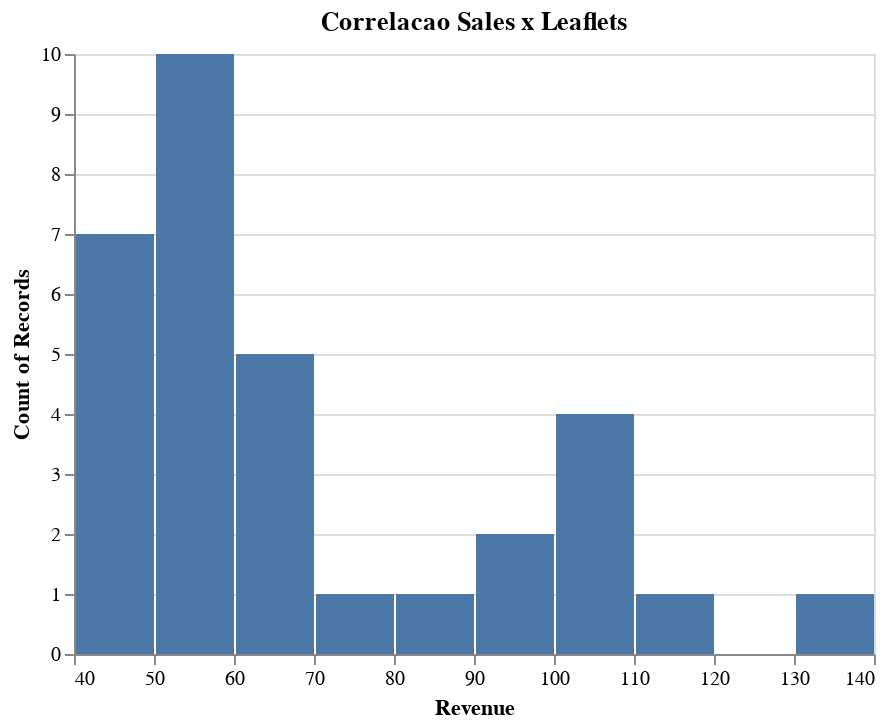

Source (notebook cell):
### Markdown cell above
# Exercício 12

Crie um histograma com 10 bins que mostre o lucro (revenue)

### Code cell
alt.Chart(lemonades).mark_bar().encode(
    x= alt.X('Revenue', axis=alt.Axis(title='Revenue'), bin=alt.Bin(maxbins=10)),
    y= 'count()'
).properties(
    title="Correlacao Sales x Leaflets"
)

### Figure 1 — Vega-Lite specification as saved in the notebook (floating-point values rounded to 4 significant figures)
{"$schema": "https://vega.github.io/schema/vega-lite/v3.4.0.json", "config": {"mark": {"tooltip": null}, "view": {"height": 300, "width": 400}}, "data": {"name": "data-1018b1d6454087c902632cdb24a24990"}, "datasets": {"data-1018b1d6454087c902632cdb24a24990": [{"Date": "7/25/2016", "Leaflets": 135, "Lemon": 156, "Location": "Park", "Orange": 113, "Price": 0.575, "Rank": 31.5, "Revenue": 134.5, "Sales": 269, "Temperature": 84}, {"Date": "07/12/2016", "Leaflets": 99, "Lemon": 130, "Location": "Beach", "Orange": 95, "Price": 0.3025, "Rank": 31.5, "Revenue": 56.25, "Sales": 225, "Temperature": 84}, {"Date": "7/26/2016", "Leaflets": 158, "Lemon": 176, "Location": "Park", "Orange": 129, "Price": 0.4025, "Rank": 29.5, "Revenue": 106.8, "Sales": 305, "Temperature": 83}, {"Date": "07/11/2016", "Leaflets": 135, "Lemon": 162, "Location": "Beach", "Orange": 120, "Price": 0.3025, "Rank": 29.5, "Revenue": 70.5, "Sales": 282, "Temperature": 83}, {"Date": null, "Leaflets": 113, "Lemon": 123, "Location": "Beach", "Orange": 86, "Price": 0.3025, "Rank": 24.5, "Revenue": 52.25, "Sales": 209, "Temperature": 82}, {"Date": "7/24/2016", "Leaflets": 117, "Lemon": 121, "Location": "Park", "Orange": 82, "Price": 0.575, "Rank": 24.5, "Revenue": 101.5, "Sales": 203, "Temperature": 82}, {"Date": "7/28/2016", "Leaflets": 90, "Lemon": 96, "Location": "Park", "Orange": 63, "Price": 0.4025, "Rank": 24.5, "Revenue": 55.65, "Sales": 159, "Temperature": 82}, {"Date": "07/10/2016", "Leaflets": 131, "Lemon": 140, "Location": "Beach", "Orange": 98, "Price": 0.3025, "Rank": 24.5, "Revenue": 59.5, "Sales": 238, "Temperature": 82}, {"Date": "7/31/2016", "Leaflets": 68, "Lemon": 76, "Location": "Beach", "Orange": 47, "Price": 0.4235, "Rank": 24.5, "Revenue": 43.05, "Sales": 123, "Temperature": 82}, {"Date": "07/06/2016", "Leaflets": 90, "Lemon": 103, "Location": "Beach", "Orange": 69, "Price": 0.3025, "Rank": 24.5, "Revenue": 43, "Sales": 172, "Temperature": 82}, {"Date": "07/06/2016", "Leaflets": 90, "Lemon": 103, "Location": "Beach", "Orange": 69, "Price": 0.3025, "Rank": 24.5, "Revenue": 43, "Sales": 172, "Temperature": 82}, {"Date": "7/30/2016", "Leaflets": 81, "Lemon": 88, "Location": "Beach", "Orange": 57, "Price": 0.4235, "Rank": 24.5, "Revenue": 50.75, "Sales": 145, "Temperature": 82}, {"Date": "7/18/2016", "Leaflets": 122, "Lemon": 131, "Location": "Park", "Orange": 92, "Price": 0.575, "Rank": 18.5, "Revenue": 111.5, "Sales": 223, "Temperature": 81}, {"Date": "07/07/2016", "Leaflets": 135, "Lemon": 143, "Location": "Beach", "Orange": 101, "Price": 0.3025, "Rank": 18.5, "Revenue": 61, "Sales": 244, "Temperature": 81}, {"Date": "7/23/2016", "Leaflets": 117, "Lemon": 120, "Location": "Park", "Orange": 82, "Price": 0.575, "Rank": 18.5, "Revenue": 101, "Sales": 202, "Temperature": 81}, {"Date": "7/29/2016", "Leaflets": 95, "Lemon": 100, "Location": "Park", "Orange": 66, "Price": 0.4025, "Rank": 18.5, "Revenue": 58.1, "Sales": 166, "Temperature": 81}, {"Date": "7/22/2016", "Leaflets": 108, "Lemon": 112, "Location": "Park", "Orange": 75, "Price": 0.575, "Rank": 15, "Revenue": 93.5, "Sales": 187, "Temperature": 80}, {"Date": "07/09/2016", "Leaflets": 126, "Lemon": 134, "Location": "Beach", "Orange": 95, "Price": 0.3025, "Rank": 15, "Revenue": 57.25, "Sales": 229, "Temperature": 80}, {"Date": "7/27/2016", "Leaflets": 99, "Lemon": 104, "Location": "Park", "Orange": 68, "Price": 0.4025, "Rank": 15, "Revenue": 60.2, "Sales": 172, "Temperature": 80}, {"Date": "7/19/2016", "Leaflets": 113, "Lemon": 122, "Location": "Park", "Orange": 85, "Price": 0.575, "Rank": 12, "Revenue": 103.5, "Sales": 207, "Temperature": 78}, {"Date": "07/05/2016", "Leaflets": 135, "Lemon": 159, "Location": "Beach", "Orange": 118, "Price": 0.3025, "Rank": 12, "Revenue": 69.25, "Sales": 277, "Temperature": 78}, {"Date": "7/14/2016", "Leaflets": 113, "Lemon": 122, "Location": "Beach", "Orange": 85, "Price": 0.3025, "Rank": 12, "Revenue": 51.75, "Sales": 207, "Temperature": 78}, {"Date": "7/17/2016", "Leaflets": 126, "Lemon": 115, "Location": "Beach", "Orange": 76, "Price": 0.605, "Rank": 9, "Revenue": 95.5, "Sales": 191, "Temperature": 77}, {"Date": "7/21/2016", "Leaflets": 90, "Lemon": 83, "Location": "Park", "Orange": 50, "Price": 0.575, "Rank": 9, "Revenue": 66.5, "Sales": 133, "Temperature": 77}, {"Date": "7/13/2016", "Leaflets": 99, "Lemon": 109, "Location": "Beach", "Orange": 75, "Price": 0.3025, "Rank": 9, "Revenue": 46, "Sales": 184, "Temperature": 77}, {"Date": "07/04/2016", "Leaflets": 98, "Lemon": 134, "Location": "Beach", "Orange": 99, "Price": 0.3025, "Rank": 7, "Revenue": 58.25, "Sales": 233, "Temperature": 76}, {"Date": "7/15/2016", "Leaflets": 108, "Lemon": 98, "Location": "Beach", "Orange": 62, "Price": 0.605, "Rank": 6, "Revenue": 80, "Sales": 160, "Temperature": 75}, {"Date": "7/16/2016", "Leaflets": 90, "Lemon": 81, "Location": "Beach", "Orange": 50, "Price": 0.605, "Rank": 5, "Revenue": 65.5, "Sales": 131, "Temperature": 74}, {"Date": "07/02/2016", "Leaflets": 90, "Lemon": 98, "Location": "Park", "Orange": 67, "Price": 0.2875, "Rank": 4, "Revenue": 41.25, "Sales": 165, "Temperature": 72}, {"Date": "07/03/2016", "Leaflets": 104, "Lemon": 110, "Location": "Park", "Orange": 77, "Price": 0.2875, "Rank": 3, "Revenue": 46.75, "Sales": 187, "Temperature": 71}, {"Date": "7/20/2016", "Leaflets": 108.5, "Lemon": 71, "Location": "Park", "Orange": 42, "Price": 0.575, "Rank": 1.5, "Revenue": 56.5, "Sales": 113, "Temperature": 70}, {"Date": "07/01/2016", "Leaflets": 90, "Lemon": 97, "Location": "Park", "Orange": 67, "Price": 0.2875, "Rank": 1.5, "Revenue": 41, "Sales": 164, "Temperature": 70}]}, "encoding": {"x": {"axis": {"title": "Revenue"}, "bin": {"maxbins": 10}, "field": "Revenue", "type": "quantitative"}, "y": {"aggregate": "count", "type": "quantitative"}}, "mark": "bar", "title": "Correlacao Sales x Leaflets"}
